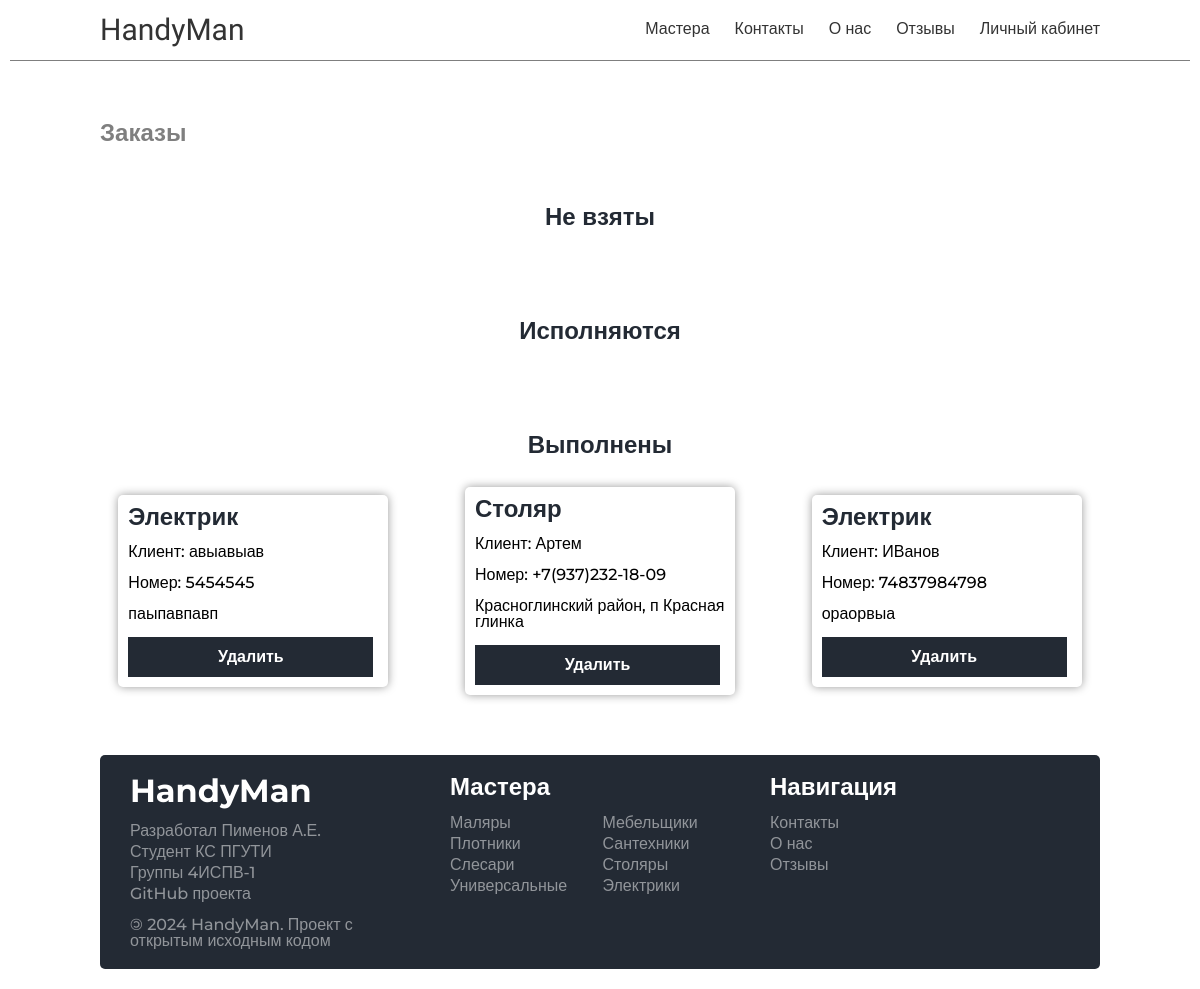
Page /tasks/ (signed in) on the committed database.
### handyman/models.py (models this page shows, shortened)
class MasterTasks(models.Model):
    STATUS_CHOICES = [
        ('pending', 'Ожидает выполнения'),
        ('in_progress', 'Выполняется'),
        ('completed', 'Выполнено'),
    ]
    id = models.UUIDField(primary_key=True, default=uuid.uuid4, editable=False)
    master_type = models.ForeignKey('Skills', on_delete=models.PROTECT)
    client_name = models.CharField(max_length=100)
    client_tel = models.CharField(max_length=100)
    client_adders = models.CharField(max_length=100)
    status = models.CharField(
        max_length=20,
        choices=STATUS_CHOICES,
        default='pending',
    )

class Skills(models.Model):
    id = models.UUIDField(primary_key=True, default=uuid.uuid4, editable=False)
    name = models.CharField(max_length=100)
    cat_name = models.CharField(
        max_length=100
    )
    slug = models.CharField(max_length=100, unique=True)
    image = models.ImageField(upload_to='skills/images', blank=True, null=True)
    created_at = models.DateTimeField(auto_now_add=True)
    class Meta:
        ordering = ['cat_name']
    def __str__(self):
        return str(self.name)

### handyman/views.py (the view)
# urls.py: path('tasks/', views.masterTasks, name='tasks'),
@user_passes_test(is_master)
def masterTasks(request):
    tasks_not_taken = MasterTasks.objects.filter(status='pending')
    tasks_in_progress = MasterTasks.objects.filter(status='in_progress')
    tasks_completed = MasterTasks.objects.filter(status='completed')
    data = {
        'title': 'Заказы',
        'tasks_not_taken': tasks_not_taken,
        'tasks_in_progress': tasks_in_progress,
        'tasks_completed': tasks_completed,
    }
    return render(request, 'account/mastetasks.html', context=data)

### handyman/templatetags/custom_filters.py (called while the page is built)
@register.filter
def is_in_group(user, group_name):
    return user.groups.filter(name=group_name).exists()

### handyman/templatetags/custom_tags.py (called while the page is built)
@register.simple_tag
def get_all_skills():
    return Skills.objects.all()

### handyman/views.py (called while the page is built)
def is_master(user):
    return user.groups.filter(name='master').exists()

### handyman/templates/account/mastetasks.html (shortened to what this page needs)
{% extends "base.html" %}
{% load custom_filters %}
{% block content %}
    {% include "handyman/include/header.html" %}
    <div class="main-container">
        <div class="main">
            <div class="main-tasks">
                <h1>Заказы</h1>
                <div class="main-tasks-block">
                    <h2>Не взяты</h2>
                </div>
                <div class="main-tasks-block">
                    <h2>Исполняются</h2>
                </div>
                <div class="main-tasks-block">
                    <h2>Выполнены</h2>
                    <div class="main-tasks-block-list">
                        <ul>
                            {% for task in tasks_completed %}
                                <li>
                                    <h2>{{ task.master_type }}</h2>
                                    <p>Клиент: {{ task.client_name }}</p>
                                    <p>Номер: {{ task.client_tel }}</p>
                                    <p>{{ task.client_adders }}</p>
                                    {% if user|is_in_group:"admin" %}
                                        <button type="button"
                                                onclick="document.location.href='{% url 'delete_task' task.id %}'">Удалить
                                        </button>
                                    {% else %}
                                        <button type="button" disabled>Удалить</button>
                                    {% endif %}
                                </li>
                            {% endfor %}
                        </ul>
                    </div>
                </div>
            </div>
        </div>
    </div>
    {% include "handyman/include/footer.html" %}
{% endblock %}

### handyman/templates/handyman/include/footer.html
{% load custom_tags %}
<div class="footer-container">
    <div class="footer">
        <div class="footer-block">
            <h2>HandyMan</h2>
            <ul class="mt-20">
                <li>Разработал Пименов А.Е.</li>
                <li>Студент КС ПГУТИ</li>
                <li>Группы 4ИСПВ-1</li>
                <li>
                    <a href="https://github.com/binido/Course-work">GitHub проекта</a>
                </li>
                <li>
                    <span>&copy;</span> 2024 HandyMan. Проект с открытым исходным кодом
                </li>
            </ul>
        </div>
        <div class="footer-block">
            <h3>Мастера</h3>
            <ul class="grid-ul">
                {% get_all_skills as skills %}
                {% for skill in skills %}
                    <li><a href="{% url 'masters_type' skill.slug %}">{{ skill.cat_name }}</a></li>
                {% empty %}
                    <li>Нет доступных мастеров</li>
                {% endfor %}
            </ul>
        </div>
        <div class="footer-block">
            <h3>Навигация</h3>
            <ul>
                <li><a href="{% url 'contacts' %}">Контакты</a></li>
                <li><a href="{% url 'about' %}">О нас</a></li>
                <li><a href="{% url 'feedbacks' %}">Отзывы</a></li>
            </ul>
        </div>
    </div>
</div>

### handyman/static/handyman/css/style.css (style rules this page uses)
* { box-sizing:border-box }
html,body,div,span,applet,object,iframe,h1,h2,h3,h4,h5,h6,p,blockquote,pre,a,abbr,acronym,address,big,cite,code,del,dfn,em,img,ins,kbd,q,s,samp,small,strike,strong,sub,sup,tt,var,b,u,i,center,dl,dt,dd,ol,ul,li,fieldset,form,label,legend,table,caption,tbody,tfoot,thead,tr,th,td,article,aside,canvas,details,embed,figure,figcaption,footer,header,hgroup,menu,nav,output,ruby,section,summary,time,mark,audio,video { margin:0;padding:0;border:0;font-size:100%;vertical-align:baseline }
body { line-height:1 }
ol,ul { list-style:none }
.footer-container { display:flex;flex-direction:column;align-items:center;margin:0 10px;margin-top:max(60px,auto) }
.footer-container .footer { font-family:"Montserrat",sans-serif;font-weight:500;display:grid;grid-template-columns:repeat(3, 1fr);margin:20px 0;padding:20px 30px;background-color:#232a34;border-radius:5px;-webkit-border-radius:5px;-moz-border-radius:5px;-khtml-border-radius:5px;gap:20px }
@media screen and (min-width: 480px) { .footer-container .footer { width:95%;grid-template-columns:repeat(1, 1fr) } }
@media screen and (min-width: 768px) { .footer-container .footer { width:80%;grid-template-columns:repeat(2, 1fr) } }
@media screen and (min-width: 1200px) { .footer-container .footer { grid-template-columns:repeat(3, 1fr);width:1000px } }
.footer-container .footer .footer-block span { display:inline-block;transform:scaleX(-1) }
.footer-container .footer .footer-block h2,.footer-container .footer .footer-block h3 { color:#fff;font-weight:700 }
.footer-container .footer .footer-block h2 { font-size:32px }
.footer-container .footer .footer-block h3 { font-size:24px }
.footer-container .footer .footer-block ul { margin-top:16px;color:hsla(0,0%,100%,.5);display:flex;flex-direction:column;gap:5px }
.footer-container .footer .footer-block ul.mt-20 li:last-child { margin-top:10px }
.footer-container .footer .footer-block ul.grid-ul { display:grid;grid-template-columns:repeat(2, 1fr) }
.footer-container .footer .footer-block ul li a { color:hsla(0,0%,100%,.5);text-decoration:none;background-image:linear-gradient(rgba(255, 255, 255, 0.5), rgba(255, 255, 255, 0.5));background-position:0% 100%;background-repeat:no-repeat;background-size:0% 2px;transition:all .15s ease-in-out }
body { min-height:100vh;display:flex;flex-direction:column }
body .main-container { flex:1 }
:root { --swiper-pagination-color: #2c2a4d }
.main-container { display:flex;flex-direction:column;align-items:center;margin:0 10px }
.main-container .main { font-family:"Montserrat",sans-serif;font-weight:500;flex-direction:column;width:min(95%,1000px) }
.main-container .main-tasks { padding-top:60px }
.main-container .main-tasks h1 { color:rgba(0,0,0,.5);font-size:24px;font-weight:600 }
.main-container .main-tasks-block { margin-top:60px;display:flex;flex-direction:column;gap:30px }
.main-container .main-tasks-block:last-child { margin-bottom:40px }
.main-container .main-tasks-block>h2 { color:#232a34;font-size:24px;font-weight:600;text-align:center }
.main-container .main-tasks-block-list>ul { display:grid;grid-template-columns:repeat(3, 1fr);gap:40px }
.main-container .main-tasks-block-list>ul li { -webkit-box-shadow:0px 0px 10px 0px rgba(0,0,0,.4);-moz-box-shadow:0px 0px 10px 0px rgba(0,0,0,.4);box-shadow:0px 0px 10px 0px rgba(0,0,0,.4);border-radius:5px;-webkit-border-radius:5px;-moz-border-radius:5px;-khtml-border-radius:5px;padding:10px;width:270px;display:flex;flex-direction:column;gap:15px;align-self:center;justify-self:center }
.main-container .main-tasks-block-list>ul li h2 { color:#232a34;font-size:24px;font-weight:600 }
.main-container .main-tasks-block-list>ul li button { width:245px;height:40px;border:none;outline:none;font-size:16px;font-weight:600;padding:0 15px;background-color:#232a34;color:#fff;transition:all .25s ease-in-out;cursor:pointer }

### rows in the picture
MasterTasks: master_type "Электрик", client_name "авыавыав", client_tel "5454545", client_adders "паыпавпавп"
MasterTasks: master_type "Столяр", client_name "Артем", client_tel "+7(937)232-18-09", client_adders "Красноглинский район, п Красная глинка"
MasterTasks: master_type "Электрик", client_name "ИВанов", client_tel "74837984798", client_adders "ораорвыа"
Skills: cat_name "Маляры"
Skills: cat_name "Мебельщики"
Skills: cat_name "Плотники"
Skills: cat_name "Сантехники"
Skills: cat_name "Слесари"
Skills: cat_name "Столяры"
Skills: cat_name "Универсальные"
Skills: cat_name "Электрики"
